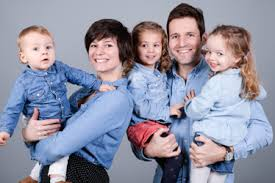
#> input picture GUILLOU_Thibault/test.jpg, 275 x 183 px
$ jupyter execute main.ipynb
#> lines starting #> are read from the running program, lines starting #| are printed output that depends on the picture; after the words box and inside, x2 and y2 are one past the last pixel; in counts of white or black regions, pixels touching at a corner belong together
[cell 1]
import cv2

import matplotlib.pyplot as plt
import numpy as np

[cell 2]
img = cv2.imread("test.jpg")
#> img is the input picture: shape (183, 275, 3); mean B, G, R 162.5, 144.8, 144.5

[cell 3]
face_cascade = cv2.CascadeClassifier('C:/Users/thib/cloud_ia/ia_cloud/GUILLOU_Thibault/haarcascade_frontalface_default.xml')

[cell 4]
gray = cv2.cvtColor(img, cv2.COLOR_BGR2GRAY)
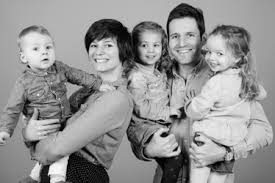
#> gray: shape (183, 275); min 0, max 254, mean 146.7

faces = face_cascade.detectMultiScale(gray, 1.3, 5)
#> faces = [[135, 33, 32, 32], [162, 19, 41, 41]]

[cell 5]
for (x, y, w, h) in faces:
        cv2.rectangle(img, (x, y), (x+w, y+h), (255, 0, 0), 2)
        roigray = gray[y:y+h,x:x+h]
        roicolor = img[y:y+h,x:x+h]
#> this loop made 2 passes
#> pass 1, `roigray = gray[y:y+h,x:x+h]`:
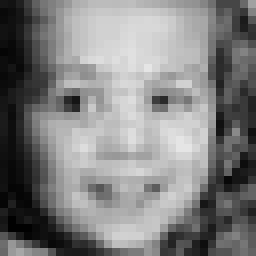
#> roigray: shape (32, 32) (shown 8 times larger); min 2, max 228, mean 128
#> pass 1, `roicolor = img[y:y+h,x:x+h]`:
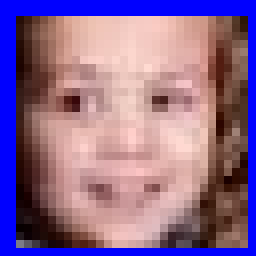
#> roicolor: shape (32, 32, 3) (shown 8 times larger); mean B, G, R 144.4, 104.2, 138.3
#> pass 2, `roigray = gray[y:y+h,x:x+h]`:
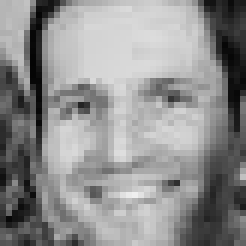
#> roigray: shape (41, 41) (shown 6 times larger); min 4, max 239, mean 142.6
#> pass 2, `roicolor = img[y:y+h,x:x+h]`:
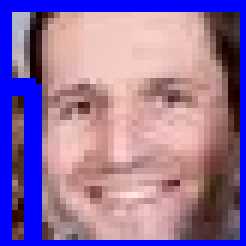
#> roicolor: shape (41, 41, 3) (shown 6 times larger); mean B, G, R 159.7, 113.8, 146.9
#> after the loop:
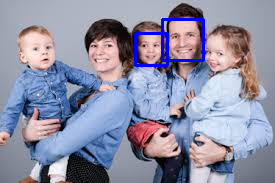
#> img: shape (183, 275, 3); 1.69% of pixels changed, all inside (x1, y1, x2, y2) = (134, 18, 205, 67)
